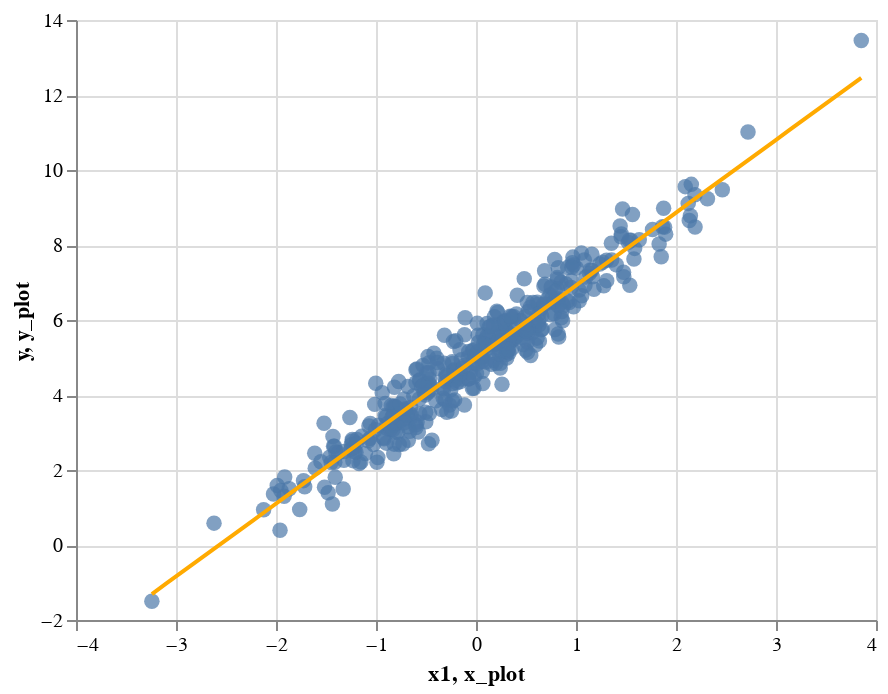

This figure's notebook cell:
### Code cell
p1 + p2

### Figure 1 — Vega-Lite specification as saved in the notebook (floating-point values rounded to 4 significant figures; data arrays with more than 128 entries replaced by an {"elided": "..."} marker saying what was removed)
{"config": {"view": {"continuousWidth": 400, "continuousHeight": 300}}, "layer": [{"data": {"name": "data-8e79afca9fc42e700d407346847ec0fb"}, "mark": {"type": "circle", "size": 60}, "encoding": {"x": {"type": "quantitative", "field": "x1"}, "y": {"type": "quantitative", "field": "y"}}}, {"data": {"name": "data-ee68cd01f3c2df16d25fc64a9806010e"}, "mark": "line", "encoding": {"color": {"value": "#FFAA00"}, "x": {"type": "quantitative", "field": "x_plot"}, "y": {"type": "quantitative", "field": "y_plot"}}}], "$schema": "https://vega.github.io/schema/vega-lite/v4.8.1.json", "datasets": {"data-8e79afca9fc42e700d407346847ec0fb": {"elided": "400 records"}, "data-ee68cd01f3c2df16d25fc64a9806010e": [{"x_plot": -3.241, "y_plot": -1.307}, {"x_plot": -3.096, "y_plot": -1.026}, {"x_plot": -2.952, "y_plot": -0.7455}, {"x_plot": -2.807, "y_plot": -0.4646}, {"x_plot": -2.662, "y_plot": -0.1836}, {"x_plot": -2.517, "y_plot": 0.0973}, {"x_plot": -2.373, "y_plot": 0.3782}, {"x_plot": -2.228, "y_plot": 0.6592}, {"x_plot": -2.083, "y_plot": 0.9401}, {"x_plot": -1.938, "y_plot": 1.221}, {"x_plot": -1.794, "y_plot": 1.502}, {"x_plot": -1.649, "y_plot": 1.783}, {"x_plot": -1.504, "y_plot": 2.064}, {"x_plot": -1.359, "y_plot": 2.345}, {"x_plot": -1.214, "y_plot": 2.626}, {"x_plot": -1.07, "y_plot": 2.907}, {"x_plot": -0.9249, "y_plot": 3.188}, {"x_plot": -0.7801, "y_plot": 3.468}, {"x_plot": -0.6353, "y_plot": 3.749}, {"x_plot": -0.4905, "y_plot": 4.03}, {"x_plot": -0.3458, "y_plot": 4.311}, {"x_plot": -0.201, "y_plot": 4.592}, {"x_plot": -0.05621, "y_plot": 4.873}, {"x_plot": 0.08857, "y_plot": 5.154}, {"x_plot": 0.2333, "y_plot": 5.435}, {"x_plot": 0.3781, "y_plot": 5.716}, {"x_plot": 0.5229, "y_plot": 5.997}, {"x_plot": 0.6677, "y_plot": 6.278}, {"x_plot": 0.8124, "y_plot": 6.559}, {"x_plot": 0.9572, "y_plot": 6.84}, {"x_plot": 1.102, "y_plot": 7.121}, {"x_plot": 1.247, "y_plot": 7.401}, {"x_plot": 1.392, "y_plot": 7.682}, {"x_plot": 1.536, "y_plot": 7.963}, {"x_plot": 1.681, "y_plot": 8.244}, {"x_plot": 1.826, "y_plot": 8.525}, {"x_plot": 1.971, "y_plot": 8.806}, {"x_plot": 2.115, "y_plot": 9.087}, {"x_plot": 2.26, "y_plot": 9.368}, {"x_plot": 2.405, "y_plot": 9.649}, {"x_plot": 2.55, "y_plot": 9.93}, {"x_plot": 2.695, "y_plot": 10.21}, {"x_plot": 2.839, "y_plot": 10.49}, {"x_plot": 2.984, "y_plot": 10.77}, {"x_plot": 3.129, "y_plot": 11.05}, {"x_plot": 3.274, "y_plot": 11.33}, {"x_plot": 3.418, "y_plot": 11.62}, {"x_plot": 3.563, "y_plot": 11.9}, {"x_plot": 3.708, "y_plot": 12.18}, {"x_plot": 3.853, "y_plot": 12.46}]}}
